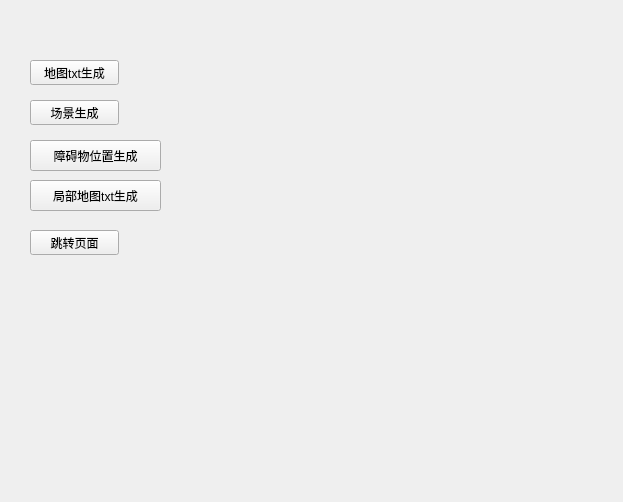
<?xml version="1.0" encoding="UTF-8"?>
<ui version="4.0">
 <class>Form</class>
 <widget class="QWidget" name="Form">
  <property name="geometry">
   <rect>
    <x>0</x>
    <y>0</y>
    <width>623</width>
    <height>502</height>
   </rect>
  </property>
  <property name="windowTitle">
   <string>Form</string>
  </property>
  <widget class="QPushButton" name="txtbtn">
   <property name="geometry">
    <rect>
     <x>30</x>
     <y>60</y>
     <width>89</width>
     <height>25</height>
    </rect>
   </property>
   <property name="text">
    <string>地图txt生成</string>
   </property>
  </widget>
  <widget class="QPushButton" name="scenebtn">
   <property name="geometry">
    <rect>
     <x>30</x>
     <y>100</y>
     <width>89</width>
     <height>25</height>
    </rect>
   </property>
   <property name="text">
    <string>场景生成</string>
   </property>
  </widget>
  <widget class="QPushButton" name="obsbtn">
   <property name="geometry">
    <rect>
     <x>30</x>
     <y>140</y>
     <width>131</width>
     <height>31</height>
    </rect>
   </property>
   <property name="text">
    <string>障碍物位置生成</string>
   </property>
  </widget>
  <widget class="QPushButton" name="loctxtbtn">
   <property name="geometry">
    <rect>
     <x>30</x>
     <y>180</y>
     <width>131</width>
     <height>31</height>
    </rect>
   </property>
   <property name="text">
    <string>局部地图txt生成</string>
   </property>
  </widget>
  <widget class="QPushButton" name="tosonbtn">
   <property name="geometry">
    <rect>
     <x>30</x>
     <y>230</y>
     <width>89</width>
     <height>25</height>
    </rect>
   </property>
   <property name="text">
    <string>跳转页面</string>
   </property>
  </widget>
 </widget>
 <resources/>
 <connections/>
</ui>
